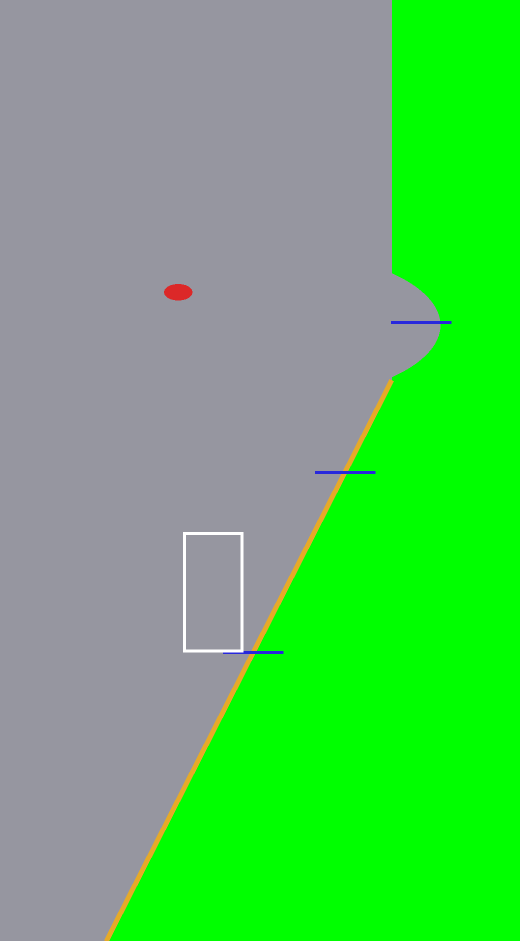
#> input picture art/source/castles/castle_guide.png, 1040 x 1882 px (shown at 1/2 size)
$ python -i extract-castles.py   (imports and definitions only)
#> lines starting #> are read from the running program, lines starting #| are printed output that depends on the picture
#!/usr/bin/env python3
"""Castelos da arena: art/source/castles/<id>_34.webp (fundo verde ou magenta, vista 3/4 do lado esquerdo)
-> web/img/castles/<id>.webp recortado + web/js/castles.js com âncora da sacada e região do parapeito.
O renderizador encaixa o ponto da sacada (bx, by) na posição do Barão da arena e escala por BALCONY."""
import os, json
import numpy as np
from PIL import Image, ImageDraw
from scipy import ndimage
ROOT = os.path.dirname(os.path.dirname(os.path.abspath(__file__)))
SRC = os.path.join(ROOT, 'art', 'source', 'castles')
OUT = os.path.join(ROOT, 'web', 'img', 'castles')
# medidas na imagem original (px): ponto do piso da sacada onde o Barão pisa; topo do parapeito na frente dele;
# largura útil da sacada (x0..x1 do parapeito) para escalar todos iguais
# (coordenadas na imagem recortada <id>_cut.png)
# foot: onde o Barão pisa; ground: base do castelo; rail: linha de cima do parapeito da frente (da esquerda para a direita)
# e railBottom: base do parapeito; gate: centro do portão (impactos)
SPOTS = {
    'royal_fortress': {'foot': (320, 846), 'ground': 1665, 'gate': (390, 1300),
                       'rail': [(120, 862), (480, 870), (560, 822), (640, 792), (690, 792)], 'railBottom': 990},
    'glacial_fortress': {'foot': (362, 566), 'ground': 1069, 'gate': (420, 840),
                         'rail': [(190, 570), (430, 576), (500, 546), (560, 522), (630, 526)], 'railBottom': 655},
    'draconic_castle': {'foot': (385, 573), 'ground': 1115, 'gate': (470, 860),
                        'rail': [(205, 572), (470, 582), (520, 522), (600, 508), (695, 540)], 'railBottom': 665},
    'sylvan_sanctuary': {'foot': (400, 660), 'ground': 1248, 'gate': (530, 960),
                         'rail': [(245, 652), (520, 662), (580, 620), (650, 598), (765, 630)], 'railBottom': 745},
    'shadow_necropolis': {'foot': (420, 640), 'ground': 1243, 'gate': (520, 950),
                          'rail': [(255, 622), (520, 642), (560, 572), (650, 556), (755, 592)], 'railBottom': 722},
}
# altura do pé do Barão até a base do castelo na arena (px da arena 1672x941): todos ficam com o mesmo porte
FOOT_TO_GROUND = 470
# arena (web/js/render.js ARENA): pé do Barão da esquerda e linha dos pés de cada rota
BARON = (178, 238 + 54)
LANES_Y = (322, 472, 652)
ARENA_H = 941
# frente reta do castelo da sacada para baixo (coordenadas da arena, lado esquerdo): passa por estes dois pontos
# e segue até a borda de baixo da tela; abaixo da sacada tudo que passar da linha é cortado e o vão vira muro
WALL_LINE = ((335, 472), (285, 652))
STONE = {'royal_fortress': (20, 1420, 180, 1560)}  # pedaço de parede lisa (imagem original) usado como textura do muro


# [34 lines left out: function wall_front, not called in this run]


def key(rgb):
    a = rgb.astype(np.float32)
    r, g, b = a[..., 0], a[..., 1], a[..., 2]
    magenta = np.median(r[:20, :20]) > 200 and np.median(g[:20, :20]) < 60
    if magenta:
        k = np.minimum(r, b) - g
        alpha = np.clip((90 - k) / 60, 0, 1)
        cap = g + (np.maximum(r, b) - np.minimum(r, b))  # tira o reflexo rosa da borda
        lim = np.maximum(g, np.minimum(r, b) * (1 - (1 - alpha) * 0.9))
        r = np.where((alpha < 0.99) & (r > lim), lim, r); b = np.where((alpha < 0.99) & (b > lim), lim, b)
    else:
        mx = np.maximum(r, b); k = g - mx
        alpha = np.clip((90 - k) / 60, 0, 1)
        g = np.where((g > mx) & (alpha < 0.99), mx, g)
        g = np.where(g > mx, mx + (g - mx) * 0.25 * alpha, g)
    solid = alpha > 0.5
    lab, n = ndimage.label(solid)
    if n > 1:  # só o castelo (maior pedaço) e o que estiver perto dele
        sz = ndimage.sum(solid, lab, range(1, n + 1)); big = np.argmax(sz) + 1
        near = ndimage.binary_dilation(lab == big, iterations=25)
        keep = np.isin(lab, [i + 1 for i in range(n) if sz[i] > 400 or near[lab == i + 1].any()])
        alpha = np.where(keep | ~solid, alpha, 0)
    edge = solid & ~ndimage.binary_erosion(solid, iterations=1)
    alpha = np.where(edge, alpha * 0.5, alpha)
    return Image.fromarray(np.dstack([r, g, b, alpha * 255]).clip(0, 255).astype(np.uint8))


# [37 lines left out: function main, not called in this run]


# [2 lines not run here, left out]

>>> import cv2
>>> picture = cv2.imread('../art/source/castles/castle_guide.png', cv2.IMREAD_GRAYSCALE)
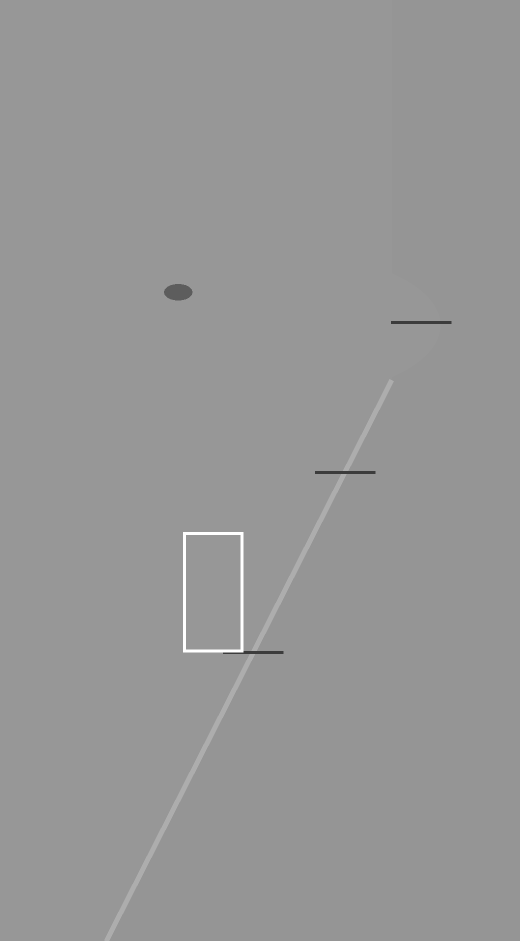
#> picture: shape (1882, 1040) (shown at 1/2 size); min 60, max 255, mean 150.4
>>> result = key(picture)
#> in key, `r, g, b = a[..., 0], a[..., 1], a[..., 2]`: r = 1882 values from 151 to 151
#> (the run stopped early here; a loop or call above may not have finished)

$ run again, on art/source/castles/draconic_castle_34.webp
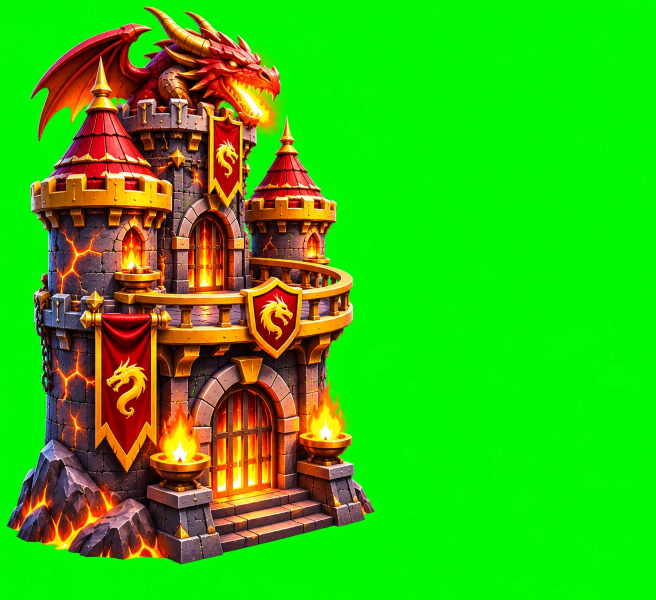
#> input picture art/source/castles/draconic_castle_34.webp, 1312 x 1199 px (shown at 1/2 size)
#> `picture = cv2.imread('../art/source/castles/castle_guide.png', cv2.IMR..`:
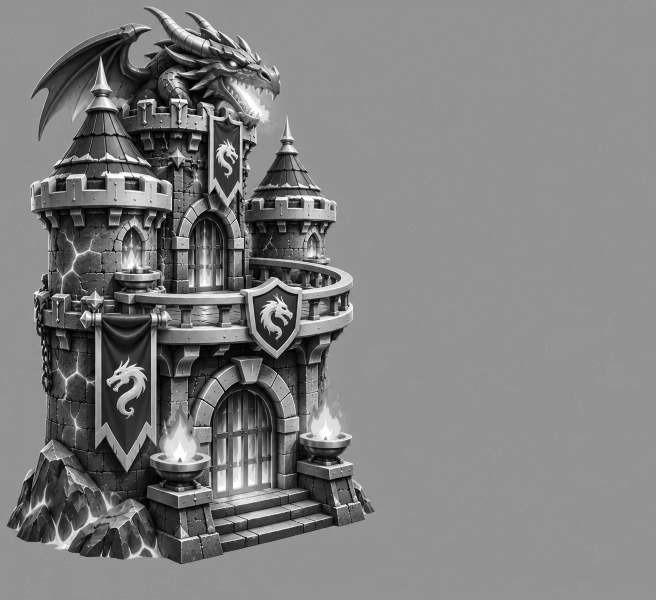
#> picture: shape (1199, 1312) (shown at 1/2 size); min 0, max 255, mean 127.5
#> r = 1199 values, max 152 at index 1046, min 144 at index 1032, mean 147.2; g has the same summary as r; b has the same summary as r
